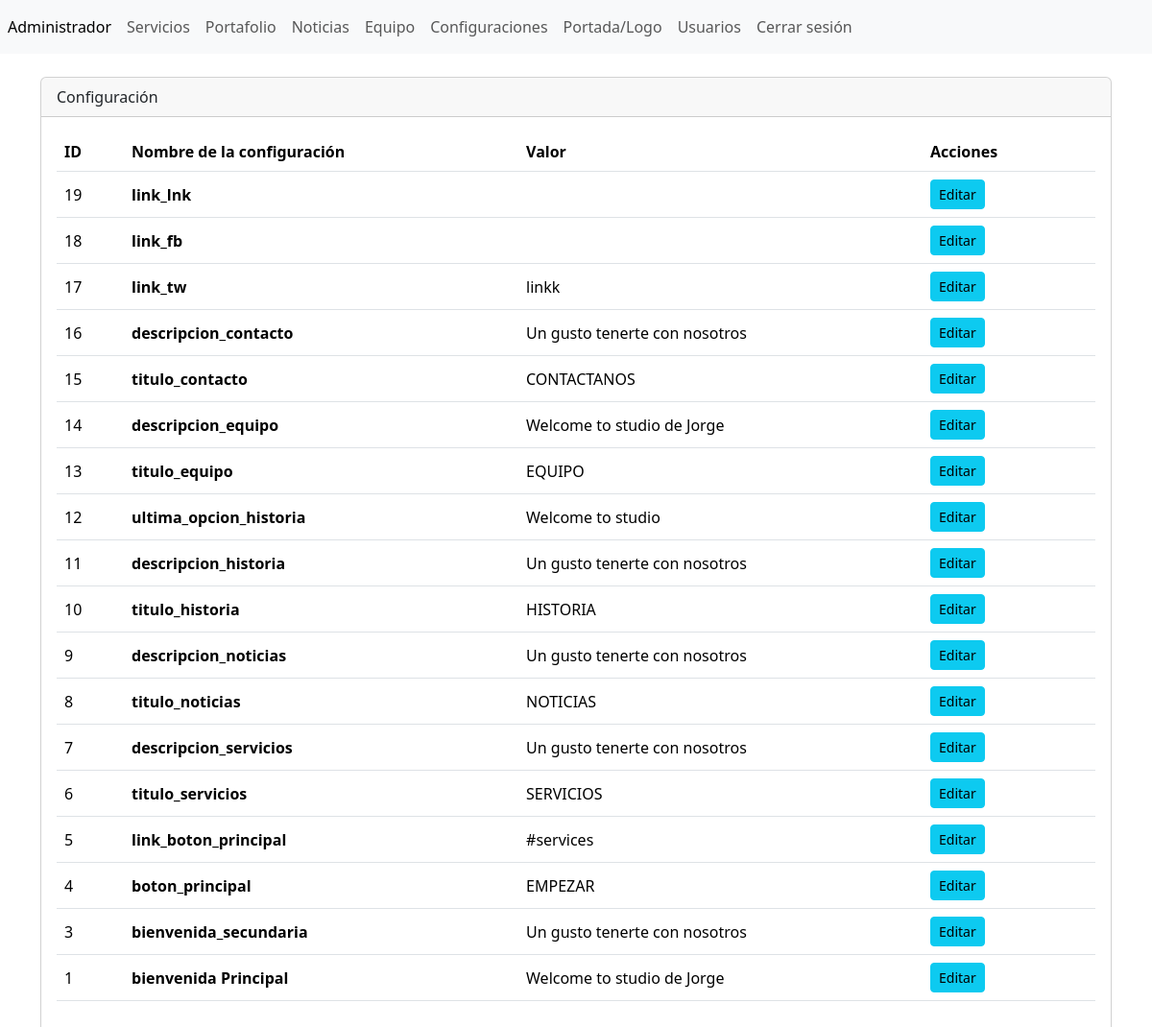
The page /admin/secciones/configuraciones/index.php (signed in) on the database its author committed.
### tables this page shows
CREATE TABLE `tbl_confifiguraciones` (
  `ID` int(11) NOT NULL,
  `nombreConfiguracion` varchar(255) NOT NULL,
  `valor` varchar(255) NOT NULL,
  `log` varchar(255) NOT NULL
);

### admin/secciones/configuraciones/index.php (the view, shortened to what this page needs)
<?php
include("../../bd.php");
include("../../templates/header.php");
$st = $conexion->prepare("SELECT * FROM `tbl_confifiguraciones` ORDER BY id DESC");
$st->execute();
$lista_configuraciones = $st->fetchAll(PDO::FETCH_ASSOC);
?>
<div class="card">
  <div class="card-header d-flex justify-content-between align-items-center">
    <span>Configuración</span>
  </div>
  <div class="card-body">
    <div class="table-responsive-sm">
      <table class="table align-middle">
        <thead>
          <tr>
            <th scope="col" style="width:70px;">ID</th>
            <th scope="col" style="min-width:240px;">Nombre de la configuración</th>
            <th scope="col">Valor</th>
            <th scope="col" style="width:180px;">Acciones</th>
          </tr>
        </thead>
        <tbody>
        <?php foreach ($lista_configuraciones as $reg): ?>
          <?php
            $id   = (int)$reg['ID'];
            $name = htmlspecialchars($reg['nombreConfiguracion'] ?? '');
            $val  = $reg['valor'] ?? '';
            $val_safe = htmlspecialchars($val);
            $val_short = mb_strimwidth($val, 0, 120, '…', 'UTF-8');
          ?>
          <tr>
            <td><?= $id ?></td>
            <td class="fw-semibold"><?= $name ?></td>
            <td class="text-wrap">
              <span title="<?= $val_safe ?>"><?= htmlspecialchars($val_short) ?></span>
            </td>
            <td>
              <a class="btn btn-info btn-sm" href="editar.php?txtID=<?= $id ?>">Editar</a>
            </td>
          </tr>
        <?php endforeach; ?>
        </tbody>
      </table>
    </div>
  </div>
</div>
<?php include("../../templates/footer.php"); ?>

### admin/templates/header.php (shortened to what this page needs)
<?php
$url_base="http://localhost/Proyecto/Proyecto/admin/";
?>
<!doctype html>
<html lang="en">
<head>
  <link href="https://cdn.jsdelivr.net/npm/bootstrap@5.3.2/dist/css/bootstrap.min.css" rel="stylesheet"
>
  <link rel="stylesheet" type="text/css" href="https://cdn.datatables.net/2.1.8/css/dataTables.dataTables.min.css">
</head>
<body>
  <header>
    <nav class="navbar navbar-expand navbar-light bg-light">
        <div class="nav navbar-nav">
            <a class="nav-item nav-link active" href="#" aria-current="page">Administrador <span class="visually-hidden">(current)</span></a>
            <a class="nav-item nav-link" href="<?php echo $url_base;?>secciones/servicios/">Servicios</a>
            <a class="nav-item nav-link" href="<?php echo $url_base;?>secciones/portafolio/">Portafolio</a>
            <a class="nav-item nav-link" href="<?php echo $url_base;?>secciones/entradas/">Noticias</a>
            <a class="nav-item nav-link" href="<?php echo $url_base;?>secciones/equipo/">Equipo</a>
            <a class="nav-item nav-link" href="<?php echo $url_base;?>secciones/configuraciones/">Configuraciones</a>
            <a class="nav-item nav-link" href="<?php echo $url_base;?>secciones/inicio/">Portada/Logo</a>
            <a class="nav-item nav-link" href="<?php echo $url_base;?>secciones/usuarios/">Usuarios</a>
            <a class="nav-item nav-link" href="<?php echo $url_base;?>cerrar.php">Cerrar sesión</a>
        </div>
    </nav>
  </header>
  <main class="container">
<br/>

### admin/templates/footer.php (shortened to what this page needs)
</main>
</body>
</html>

### rows shown on the page
tbl_confifiguraciones: ID "19", nombreConfiguracion "link_lnk"
tbl_confifiguraciones: ID "18", nombreConfiguracion "link_fb"
tbl_confifiguraciones: ID "17", nombreConfiguracion "link_tw", valor "linkk"
tbl_confifiguraciones: ID "16", nombreConfiguracion "descripcion_contacto", valor "Un gusto tenerte con nosotros"
tbl_confifiguraciones: ID "15", nombreConfiguracion "titulo_contacto", valor "CONTACTANOS"
tbl_confifiguraciones: ID "14", nombreConfiguracion "descripcion_equipo", valor "Welcome to studio de Jorge"
tbl_confifiguraciones: ID "13", nombreConfiguracion "titulo_equipo", valor "EQUIPO"
tbl_confifiguraciones: ID "12", nombreConfiguracion "ultima_opcion_historia", valor "Welcome to studio"
tbl_confifiguraciones: ID "11", nombreConfiguracion "descripcion_historia", valor "Un gusto tenerte con nosotros"
tbl_confifiguraciones: ID "10", nombreConfiguracion "titulo_historia", valor "HISTORIA"
tbl_confifiguraciones: ID "9", nombreConfiguracion "descripcion_noticias", valor "Un gusto tenerte con nosotros"
tbl_confifiguraciones: ID "8", nombreConfiguracion "titulo_noticias", valor "NOTICIAS"
tbl_confifiguraciones: ID "7", nombreConfiguracion "descripcion_servicios", valor "Un gusto tenerte con nosotros"
tbl_confifiguraciones: ID "6", nombreConfiguracion "titulo_servicios", valor "SERVICIOS"
tbl_confifiguraciones: ID "5", nombreConfiguracion "link_boton_principal", valor "#services"
tbl_confifiguraciones: ID "4", nombreConfiguracion "boton_principal", valor "EMPEZAR"
tbl_confifiguraciones: ID "3", nombreConfiguracion "bienvenida_secundaria", valor "Un gusto tenerte con nosotros"
tbl_confifiguraciones: ID "1", nombreConfiguracion "bienvenida Principal", valor "Welcome to studio de Jorge"
